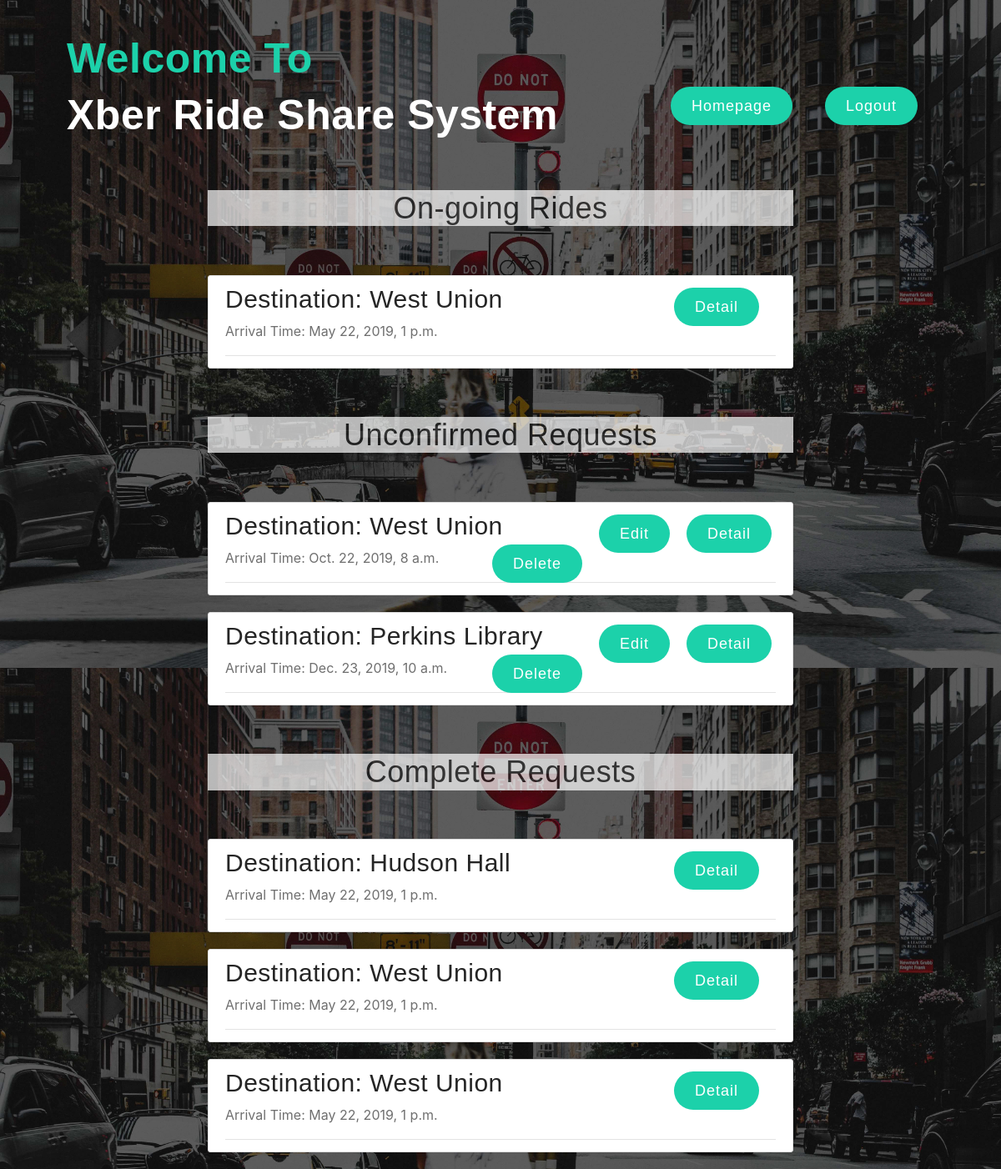
The app's page /rideService/owner/requests/ (signed in), older data.
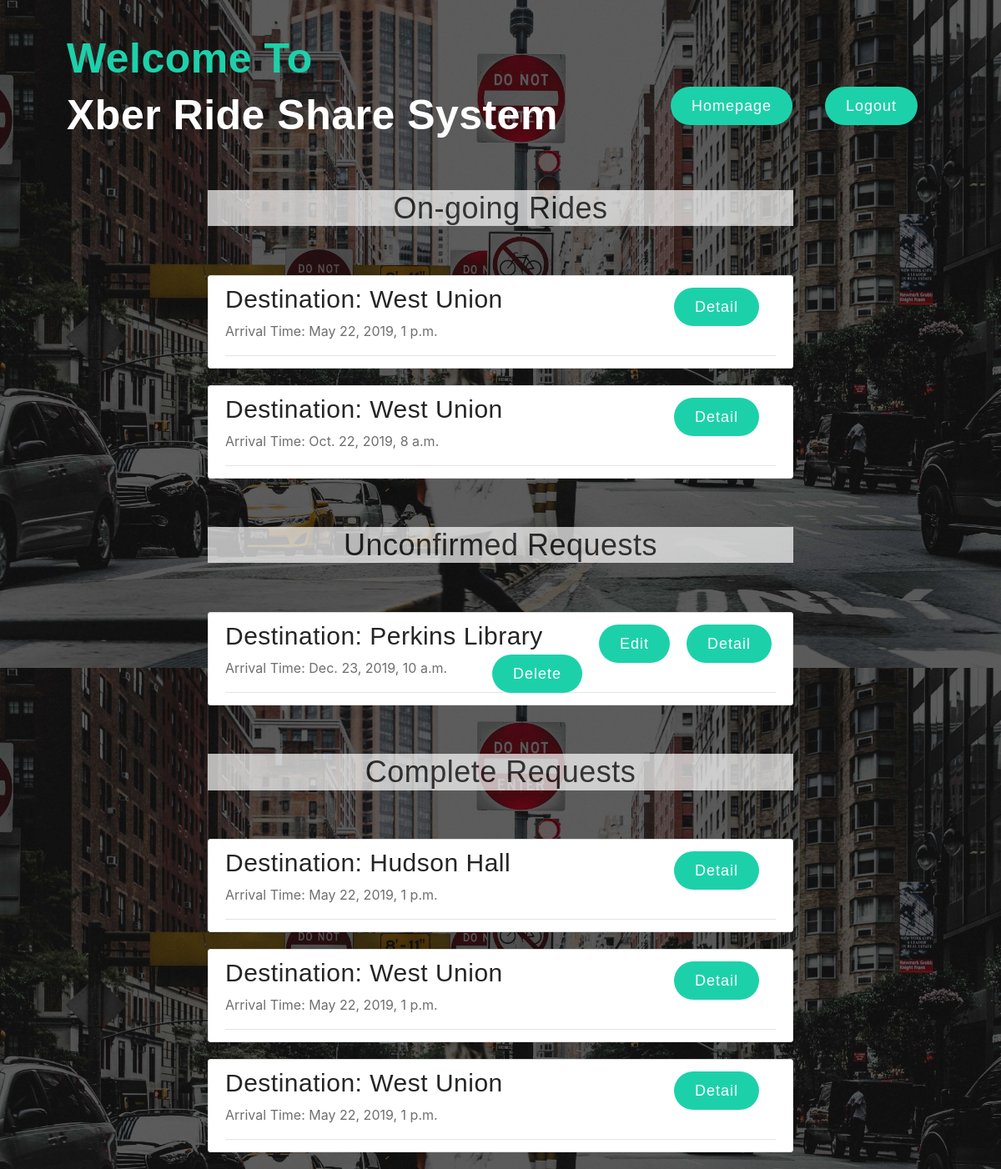
The same page, newer data.
### rideService/models.py (models this page shows, shortened)
class Request(models.Model):
    ride_owner = models.ForeignKey(User, on_delete=models.CASCADE)
    driver = models.ForeignKey('Driver', on_delete=models.SET_NULL, default=None, null=True)
    sharer = models.ForeignKey(User, on_delete=models.SET_NULL, default=None, null=True, related_name='sharer_request')
    destination = models.CharField(max_length=1000)
    arrival_time = models.DateTimeField()
    num_passengers = models.IntegerField(
        default=1,
        validators=[
            MaxValueValidator(10),
            MinValueValidator(1)
        ]
    )
    num_sharer = models.IntegerField(
        default=0,
        validators=[
            MaxValueValidator(10),
            MinValueValidator(0)
        ]
    )
    shareable = models.BooleanField(default=False)
    vehicle_type = models.CharField(max_length=200, null=True, blank=True)
    special_request = models.TextField(blank=True)
    status = models.CharField(max_length=1000)
    last_updated = models.DateTimeField(auto_now_add=True)

### rideService/views.py (the view)
# urls.py: path('owner/requests/', views.ownerRequest, name='owner-all-requests'),
@login_required
def ownerRequest(request):
    context = {
        'request_confirmed': Request.objects.filter(ride_owner=request.user, status='confirmed'),
        'requests_unconfirmed': Request.objects.filter(ride_owner=request.user, status='open'),
        'request_complete': Request.objects.filter(ride_owner=request.user, status='complete'),
    }
    num = len(context['request_confirmed']) + len(context['requests_unconfirmed']) + len(context['request_complete'])
    context['num'] = num
    return render(request, 'rideService/owner_request.html', context)

### rideService/templates/rideService/owner_request.html (shortened to what this page needs)
{% extends "rideService/homeBase.html" %}
{% block content %}
{%if request_confirmed%}
    <div style="font-size:50px; color:#000; margin-left: 20%; margin-right: 20%; margin-bottom: 5%; background-color:#fff; opacity: 0.7;">
        <h2 style = "text-align:center;">On-going Rides</h2>
    </div>
    {% for request in request_confirmed %}
        <article class="media content-section" style="margin-right: 20%;margin-left: 20%;">
            <div class="media-body">
                <div class="article-metadata">
                    <h3>Destination: {{ request.destination }}
                      <a style="margin-right: 20px; float:right;" class="btn btn-secondary btn-sm mt-1 mb-1" href="{% url 'request-detail' request.id %}">Detail</a>
                    </h3>
                    <p class="article-content">Arrival Time: {{ request.arrival_time}}</p>
        </article>
    {% endfor %}
{% endif %}
    {%if requests_unconfirmed %}
    <div style="font-size:50px; color:#000; margin-left: 20%;margin-right: 20%; margin-top: 5%; margin-bottom: 5%; background-color:#fff; opacity: 0.7;">
        <h2 style = "text-align:center;">Unconfirmed Requests</h2>
    </div>
    {% for request in requests_unconfirmed %}
        <article class="media content-section" style="margin-right: 20%;margin-left: 20%;">
          <div class="media-body">
            <div class="article-metadata">
                <h3>Destination: {{ request.destination }}
                    <a style="margin-right: 5px; float:right;" class="btn btn-secondary btn-sm mt-1 mb-1" href="{% url 'request-detail' request.id %}">Detail</a>
                    <a style="margin-right: 20px; float:right;" class="btn btn-secondary btn-sm mt-1 mb-1" href="{% url 'request-update' request.id %}">Edit</a>
                    <a style="margin-right: 20px; float:right;" class="btn btn-danger btn-sm mt-1 mb-1" href="{% url 'request-delete' request.id %}">Delete</a>
                </h3>
                <p class="article-content">Arrival Time: {{ request.arrival_time}}</p>
        </article>
    {% endfor %}
    {% endif %}
    {%if request_complete %}
    <div style="font-size:50px; color:#000; margin-left: 20%;margin-right: 20%; margin-top: 5%; margin-bottom: 5%; background-color:#fff; opacity: 0.7;">
        <h2 style = "text-align:center;">Complete Requests</h2>
    </div>
    {% for request in request_complete %}
        <article class="media content-section" style="margin-right: 20%;margin-left: 20%;">
          <div class="media-body">
            <div class="article-metadata">
                <h3>Destination: {{ request.destination }}
                    <a style="margin-right: 20px; float:right;" class="btn btn-secondary btn-sm mt-1 mb-1" href="{% url 'request-detail' request.id %}">Detail</a>
                </h3>
                <p class="article-content">Arrival Time: {{ request.arrival_time}}</p>
        </article>
    {% endfor %}
    {% endif %}
{% endblock content %}

Row changes from the older to the newer data that the page shows:
changed Request "Oct. 22, 2019, 8 a.m.": moves from the list under "Unconfirmed Requests" to the list under "On-going Rides"
